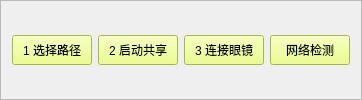
        <widget class="QFrame" name="frame_3">
         <property name="frameShape">
          <enum>QFrame::StyledPanel</enum>
         </property>
         <property name="frameShadow">
          <enum>QFrame::Raised</enum>
         </property>
         <layout class="QHBoxLayout" name="horizontalLayout_2">
          <item>
           <widget class="QPushButton" name="filePathBtn">
            <property name="minimumSize">
             <size>
              <width>0</width>
              <height>30</height>
             </size>
            </property>
            <property name="styleSheet">
             <string notr="true">background-color: rgb(231, 255, 108);</string>
            </property>
            <property name="text">
             <string>1 选择路径</string>
            </property>
            <property name="checkable">
             <bool>false</bool>
            </property>
           </widget>
          </item>
          <item>
           <widget class="QPushButton" name="startHttpBtn">
            <property name="minimumSize">
             <size>
              <width>0</width>
              <height>30</height>
             </size>
            </property>
            <property name="styleSheet">
             <string notr="true">background-color: rgb(231, 255, 108);</string>
            </property>
            <property name="text">
             <string>2 启动共享</string>
            </property>
            <property name="checkable">
             <bool>true</bool>
            </property>
           </widget>
          </item>
          <item>
           <widget class="QPushButton" name="tcpBtn">
            <property name="minimumSize">
             <size>
              <width>0</width>
              <height>30</height>
             </size>
            </property>
            <property name="styleSheet">
             <string notr="true">background-color: rgb(231, 255, 108);</string>
            </property>
            <property name="text">
             <string>3 连接眼镜</string>
            </property>
            <property name="checkable">
             <bool>true</bool>
            </property>
           </widget>
          </item>
          <item>
           <widget class="QPushButton" name="netTest">
            <property name="minimumSize">
             <size>
              <width>0</width>
              <height>30</height>
             </size>
            </property>
            <property name="styleSheet">
             <string notr="true">background-color: rgb(231, 255, 108);</string>
            </property>
            <property name="text">
             <string>网络检测</string>
            </property>
            <property name="checkable">
             <bool>false</bool>
            </property>
           </widget>
          </item>
         </layout>
        </widget>
